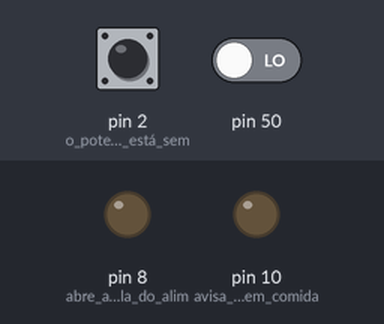
The sketch below on a simulated Arduino Mega 2560, built with avr-gcc and run on an emulated ATmega2560. Shown: output pins drawn as LEDs (lit = HIGH). Inputs (shaded band) come from the test bench; at power-on: pin 50 LOW, pin 2 (o_pote_do_SUDOKU_está_sem) LOW.

Above: at 1.2 s.
1.3 s: pin 50 driven HIGH
At 2.5 s:
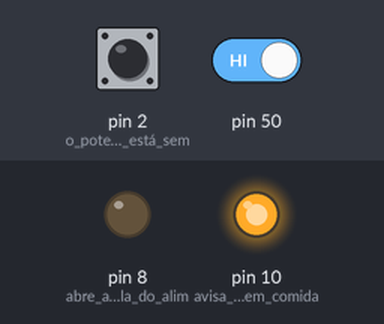
Timing chart, 0 to 4.3 s (numbered marks = the images above; inputs shaded):
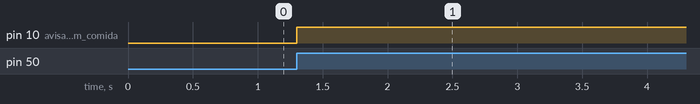

The sketch:

led.ino
```cpp
void setup() {
  // put your setup code here, to run once:
  pinMode(2, INPUT); // o pote do SUDOKU está sem comida (sensor mais abaixo)
  pinMode(3, INPUT);//o pote do SUDOKU está com comida (sensor mais acima)
  pinMode(8, OUTPUT);// abre a portinhola do alimentador
  pinMode(5, INPUT);//o reservatório do alimentador tem comida
  pinMode(10, OUTPUT);//avisa que esta sem comida no reservatório do alimentador

}

void loop() {
  // put your main code here, to run repeatedly:
  if( digitalRead(2) == HIGH && digitalRead(3) == HIGH){  //verifica se esta a baixo a comida
    delay(10000);
    digitalWrite(8, HIGH);  // coloca comida
    if(digitalRead(3) == LOW){  //verifica se ficou cheio
       digitalWrite(8, LOW);  //para de colocar comida
    }
    }
  if( digitalRead(50) == HIGH){
    digitalWrite(10, HIGH);
  }
  }


////////////////////////////////////////////////////////////

// Projeto de Alimentação automatizada do SUDOKU

// um oferecimento:
/*
 * Ana Carolina Asano
 * Eric Kurachi
 * José Guilherme Moraes
 * Marcos V. V. T. da Silva
 * Thiago B. Ferreira
 *
 *
 * SALVEM OS GATOS GORDOS!!!
*/
```

Measured:
- after the input at 1.3 s, pin 10 (avisa_que_esta_sem_comida): LOW → HIGH at once
